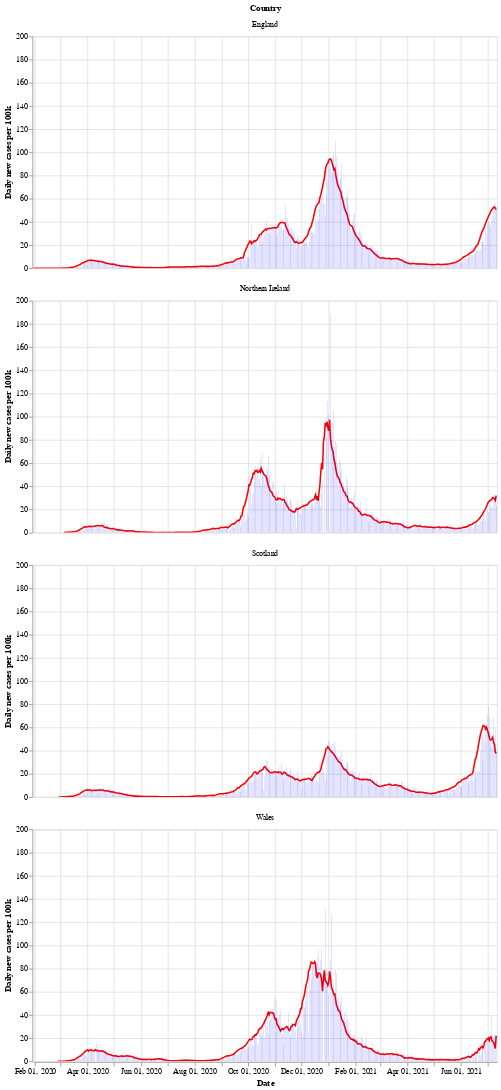

The code cell stored with this chart in its notebook:
### Markdown cell above
Next is a bar chart of the number of new cases in each country (per 100k population), with the 7 day moving average of cases. Again we see that Wales saw a longer period of raising and falling cases compared to the other countries.

After a period of cases falling, each nation is now seeing a rise in the number of cases - especially in Wales.

### Code cell
# collapse
bars = alt.Chart(uk_cases).mark_bar().encode(
    x=alt.X("yearmonthdate(date):T", axis=alt.Axis(title='Date')),
    y=alt.Y("newCasesRate:Q", axis=alt.Axis(title='Daily new cases per 100k')),
    tooltip='newCasesRate',
    color=alt.condition(
        alt.datum.dailyChange > 0,
        alt.value("orange"),  # The positive color
        alt.value("blue")  # The negative color
    )
).properties(title='New cases per 100k population with rolling 7 day average', width=600).interactive()
line = alt.Chart(uk_cases).mark_line(
    color='red',
    size=2,
).transform_window(
    rolling_mean='mean(newCasesRate)',
    frame=[0, 7],
    groupby=['areaName']
).encode(
    x='yearmonthdate(date):T',
    y='rolling_mean:Q'
)
alt.layer(line, bars, data=uk_cases).facet(alt.Row('areaName', title='Country'), columns=1)

### Figure 1 — Vega-Lite specification as saved in the notebook (floating-point values rounded to 4 significant figures; data arrays with more than 128 entries replaced by an {"elided": "..."} marker saying what was removed)
{"config": {"view": {"continuousWidth": 400, "continuousHeight": 300}}, "data": {"name": "data-33778a0ea7821b31d736f6e26637710a"}, "facet": {"type": "nominal", "field": "areaName", "title": "Country"}, "spec": {"layer": [{"mark": {"type": "line", "color": "red", "size": 2}, "encoding": {"x": {"type": "temporal", "field": "date", "timeUnit": "yearmonthdate"}, "y": {"type": "quantitative", "field": "rolling_mean"}}, "transform": [{"window": [{"op": "mean", "field": "newCasesRate", "as": "rolling_mean"}], "frame": [0, 7], "groupby": ["areaName"]}]}, {"mark": "bar", "encoding": {"color": {"condition": {"value": "orange", "test": "(datum.dailyChange > 0)"}, "value": "blue"}, "tooltip": {"type": "quantitative", "field": "newCasesRate"}, "x": {"type": "temporal", "axis": {"title": "Date"}, "field": "date", "timeUnit": "yearmonthdate"}, "y": {"type": "quantitative", "axis": {"title": "Daily new cases per 100k"}, "field": "newCasesRate"}}, "selection": {"selector002": {"type": "interval", "bind": "scales", "encodings": ["x", "y"]}}, "title": "New cases per 100k population with rolling 7 day average", "width": 600}]}, "columns": 1, "$schema": "https://vega.github.io/schema/vega-lite/v4.8.1.json", "datasets": {"data-33778a0ea7821b31d736f6e26637710a": {"elided": "2024 records"}}}
